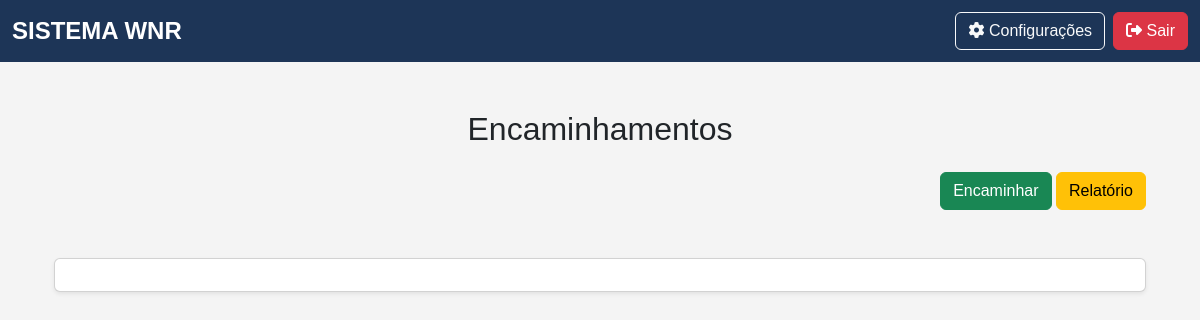
Before: /listar_encaminhamento (signed in) with the older database file.
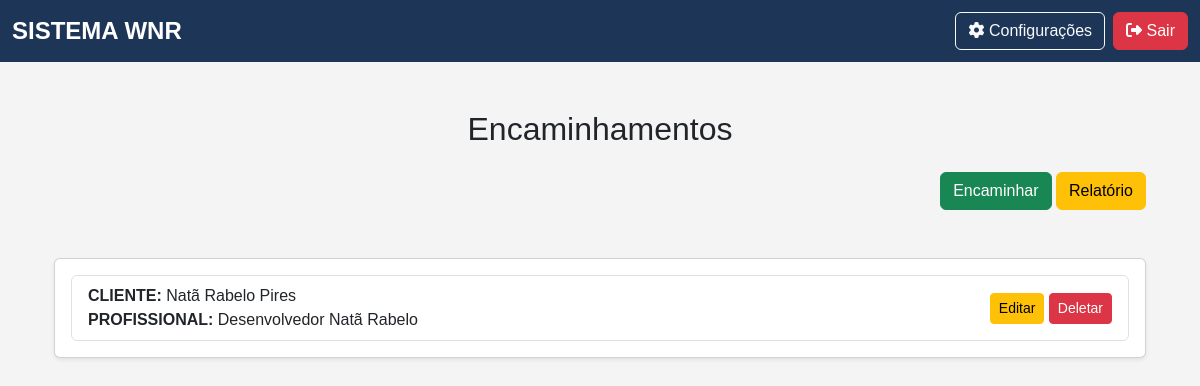
After: the same page with the newer database file.
### app/models.py (models this page shows)
class Encaminhamento(db.Model):
    __tablename__ = "encaminhamentos"
    id                      = Column(Integer, primary_key=True, index=True)
    cliente_id              = Column(Integer, ForeignKey("clientes.id", ondelete="CASCADE"))
    profissional_id         = Column(Integer, ForeignKey("profissionais.id", ondelete="CASCADE"))
    convenio                = Column(String)
    dias_horas_atendimento  = Column(String)
    data_encaminhamento     = Column(Date)
    observacoes_gerais      = Column(String)
    queixa                  = Column(String)
    situacao                = Column(String)
    tipo_encaminhamento     = Column(String)
    valor                   = Column(Float)
    cliente = relationship("Cliente", back_populates="encaminhamentos")
    profissional = relationship("Profissional", back_populates="encaminhamentos")

class Cliente(db.Model):
    __tablename__ = "clientes"
    id                      = Column(Integer, primary_key=True, index=True)
    nome                    = Column(String, index=True)
    cpf                     = Column(String(11), unique=True, index=True)
    email                   = Column(String, unique=True, index=True)
    data_nascimento         = Column(Date)
    renda_familiar          = Column(Float)
    bairro                  = Column(String)
    canal_divulgacao        = Column(String)
    cep                     = Column(String(8))
    cidade                  = Column(String)
    condicao_habitacao      = Column(String)
    cpf_responsavel         = Column(String(11), nullable=True)  # Responsável Legal
    numero_cs               = Column(String)
    despesa_mensal          = Column(Float)
    escolaridade            = Column(String)
    estado                  = Column(String)
    endereco                = Column(String)
    fone_contato            = Column(String)
    fone_pessoal            = Column(String)
    foto                    = Column(String)
    grau_parentesco         = Column(String)
    nome_plano_saude        = Column(String)
    nome_responsavel        = Column(String)
    numero_filhos           = Column(Integer)
    possui_filhos           = Column(String)
    plano_saude             = Column(String)
    previdenciario          = Column(String)
    profissao               = Column(String)
    remuneracao             = Column(Float)
    rg                      = Column(String)
    saldo                   = Column(Float)
    sexo                    = Column(String)
    tipo_moradia            = Column(String)
    transporte              = Column(String)
    encaminhamentos = relationship("Encaminhamento", back_populates="cliente", cascade="all, delete-orphan")
    guias = relationship("Guia", back_populates="cliente")

class Profissional(db.Model):
    __tablename__ = "profissionais"
    id                      = Column(Integer, primary_key=True, index=True)
    nome                    = Column(String, index=True)
    cpf                     = Column(String(11), unique=True, index=True)
    email                   = Column(String, unique=True, index=True)
    data_nascimento         = Column(Date)
    bairro                  = Column(String)
    banco                   = Column(String)
    cep                     = Column(String(8))
    cidade                  = Column(String)
    graduacao               = Column(String)
    issqn                   = Column(String)
    fone_pessoal            = Column(String)
    fone_profissional       = Column(String)
    foto                    = Column(String)
    curriculum_lattes       = Column(String)
    dias_horas_disponiveis  = Column(String)
    endereco_profissional   = Column(String)
    estado                  = Column(String)
    observacoes             = Column(String)
    pix                     = Column(String)
    registro_profissional   = Column(String)
    rg                      = Column(String)
    valor_minimo            = Column(Float)
    encaminhamentos = relationship("Encaminhamento", back_populates="profissional", cascade="all, delete-orphan")
    guias = relationship("Guia", back_populates="profissional")

### app/routes/referral_routes.py (the view)
@encaminhamento_bp.route('/listar_encaminhamento', methods=['GET', 'POST'])
@login_required
@role_required('atendimento', 'financeiro', 'admin')
def listar_encaminhamento():
    encaminhamentos = Encaminhamento.query.all()
    return render_template('encaminhamento/list.html', encaminhamentos=encaminhamentos)

### app/__init__.py (called while the page is built)
@login_manager.user_loader
def load_user(id):
    return Usuario.query.get(int(id))  # Converte para inteiro e busca no banco

### app/templates/encaminhamento/list.html (shortened to what this page needs)
{% extends 'base.html' %}
{% block content %}
<div class="container mt-5">
    <h2 class="text-center mb-4 mt-5">Encaminhamentos</h2>
    <div class="row mt-4 mb-5">
        <div class="col-md-12 text-end">
            <a href="{{ url_for('encaminhamento_bp.criar_encaminhamento') }}" class="btn btn-md btn-success">Encaminhar</a>
            <a href="{{ url_for('report_bp.report_encaminhamento') }}" class="btn btn-md btn-warning">Relatório</a>
        </div>
    </div>
    <div class="card shadow-sm">
        <div class="card-body">
            <ul class="list-group">
                {% for encaminhamento in encaminhamentos %}
                    <li class="list-group-item d-flex justify-content-between align-items-center">
                        <div>
                            <strong>CLIENTE: </strong>
                            {{ encaminhamento.cliente.nome }}
                            <br>
                            <strong>PROFISSIONAL: </strong>
                            {{ encaminhamento.profissional.nome }}
                            <br>
                        </div>
                        <div>
                            <a href="{{ url_for('encaminhamento_bp.editar_encaminhamento', id=encaminhamento.id) }}" class="btn btn-sm btn-warning">Editar</a>
                            <a href="{{ url_for('encaminhamento_bp.deletar_encaminhamento', id=encaminhamento.id) }}" class="btn btn-sm btn-danger">Deletar</a>
                        </div>
                    </li>
                {% endfor %}
            </ul>
        </div>
    </div>
</div>
{% endblock %}

Changed rows visible on the page:
added Encaminhamento: cliente.nome "Natã Rabelo Pires", profissional.nome "Desenvolvedor Natã Rabelo"
